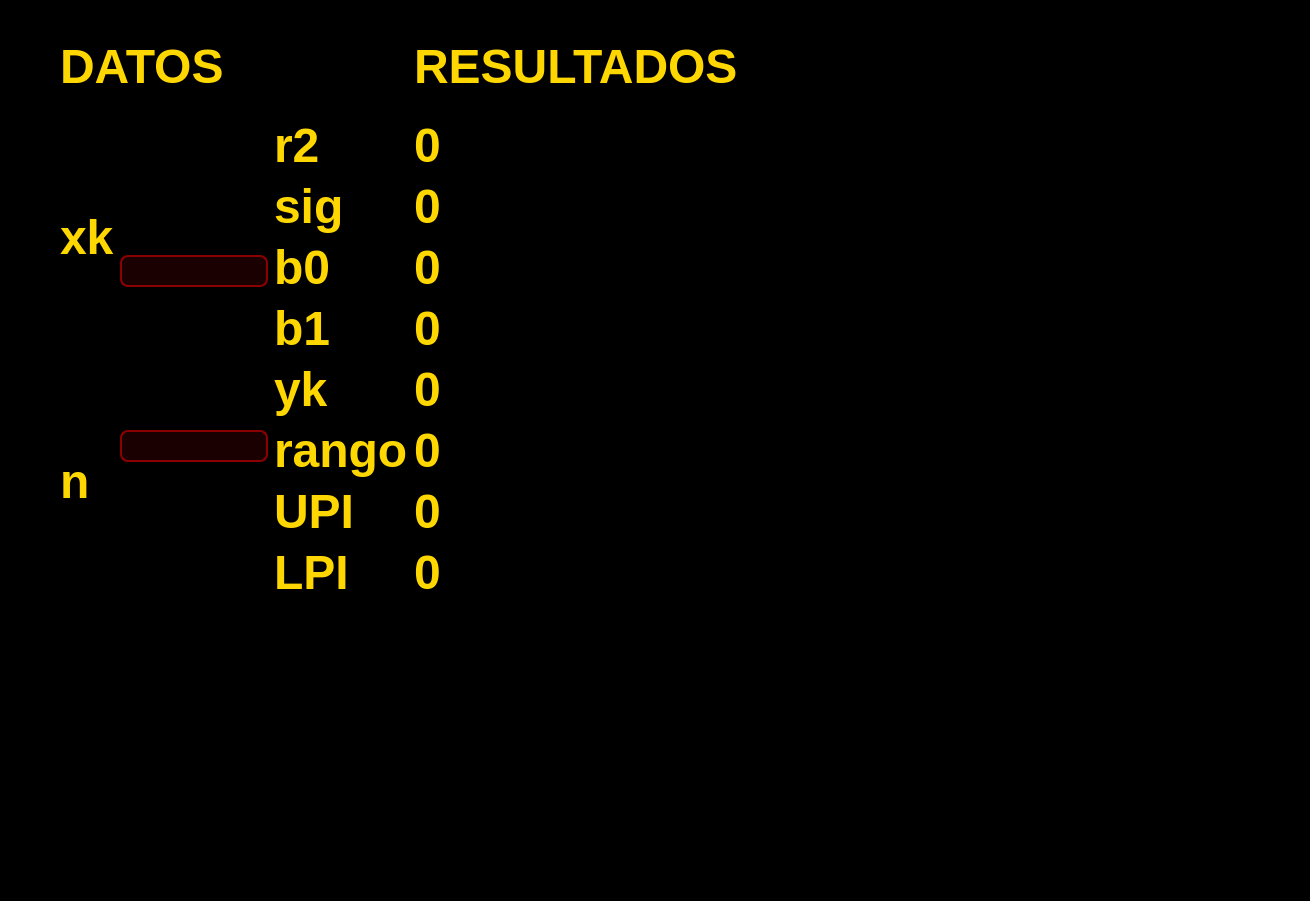
<?xml version="1.0" encoding="UTF-8"?>
<ui version="4.0">
 <class>MainWindow</class>
 <widget class="QMainWindow" name="MainWindow">
  <property name="geometry">
   <rect>
    <x>0</x>
    <y>0</y>
    <width>1310</width>
    <height>901</height>
   </rect>
  </property>
  <property name="windowTitle">
   <string>MainWindow</string>
  </property>
  <property name="styleSheet">
   <string notr="true">QDialog, QWidget {
    background-color: #000000; /* negro */
}


/* QLabel */
QLabel {
    color: #FFD700;
    font-weight: bold;
    font-size: 36pt;
}


/* Botones gaming */
QPushButton {
    background-color: #8B0000;
    color: #FFD700;
    border: 2px solid #FFD700;
    border-radius: 10px;
    padding: 8px 16px;
    font-weight: bold;
}
/* QLineEdit estilo gaming */
QLineEdit {
    background-color: #1a0000; /* negro con tono rojizo */
    color: #FFD700; /* texto dorado */
    border: 2px solid #8B0000; /* rojo oscuro */
    border-radius: 8px;
    padding: 6px;
    selection-background-color: #8B0000; /* cuando seleccionas texto */
    selection-color: #FFD700;
}


/* Cuando el usuario hace clic */
QLineEdit:focus {
    border: 2px solid #FFD700; /* borde dorado brillante */
    background-color: #260000;
}


/* Hover */
QLineEdit:hover {
    border: 2px solid #B22222;
}


/* Placeholder (texto guía) */
QLineEdit::placeholder {
    color: #aa6666; /* rojizo tenue */
}
QPushButton:hover {
    background-color: #B22222;
}


QPushButton:pressed {
    background-color: #550000;
}</string>
  </property>
  <widget class="QWidget" name="centralwidget">
   <widget class="QWidget" name="">
    <property name="geometry">
     <rect>
      <x>60</x>
      <y>20</y>
      <width>678</width>
      <height>580</height>
     </rect>
    </property>
    <layout class="QHBoxLayout" name="horizontalLayout_3">
     <item>
      <layout class="QVBoxLayout" name="verticalLayout_7">
       <item>
        <widget class="QLabel" name="label_20">
         <property name="text">
          <string>DATOS</string>
         </property>
        </widget>
       </item>
       <item>
        <layout class="QHBoxLayout" name="horizontalLayout_2">
         <item>
          <layout class="QHBoxLayout" name="horizontalLayout">
           <item>
            <layout class="QVBoxLayout" name="verticalLayout">
             <item>
              <widget class="QLabel" name="label_2">
               <property name="text">
                <string>xk</string>
               </property>
              </widget>
             </item>
             <item>
              <widget class="QLabel" name="label">
               <property name="text">
                <string>n</string>
               </property>
              </widget>
             </item>
            </layout>
           </item>
           <item>
            <layout class="QVBoxLayout" name="verticalLayout_2">
             <item>
              <widget class="QLineEdit" name="lineEdit"/>
             </item>
             <item>
              <widget class="QLineEdit" name="lineEdit_2"/>
             </item>
            </layout>
           </item>
          </layout>
         </item>
         <item>
          <layout class="QVBoxLayout" name="verticalLayout_4">
           <item>
            <layout class="QVBoxLayout" name="verticalLayout_3">
             <item>
              <widget class="QLabel" name="label_3">
               <property name="text">
                <string>r2</string>
               </property>
              </widget>
             </item>
             <item>
              <widget class="QLabel" name="label_4">
               <property name="text">
                <string>sig</string>
               </property>
              </widget>
             </item>
             <item>
              <widget class="QLabel" name="label_5">
               <property name="text">
                <string>b0</string>
               </property>
              </widget>
             </item>
             <item>
              <widget class="QLabel" name="label_6">
               <property name="text">
                <string>b1</string>
               </property>
              </widget>
             </item>
             <item>
              <widget class="QLabel" name="label_7">
               <property name="text">
                <string>yk</string>
               </property>
              </widget>
             </item>
            </layout>
           </item>
           <item>
            <widget class="QLabel" name="label_8">
             <property name="text">
              <string>rango</string>
             </property>
            </widget>
           </item>
           <item>
            <widget class="QLabel" name="label_9">
             <property name="text">
              <string>UPI</string>
             </property>
            </widget>
           </item>
           <item>
            <widget class="QLabel" name="label_10">
             <property name="text">
              <string>LPI</string>
             </property>
            </widget>
           </item>
          </layout>
         </item>
        </layout>
       </item>
      </layout>
     </item>
     <item>
      <layout class="QVBoxLayout" name="verticalLayout_6">
       <item>
        <widget class="QLabel" name="label_19">
         <property name="text">
          <string>RESULTADOS</string>
         </property>
        </widget>
       </item>
       <item>
        <layout class="QVBoxLayout" name="verticalLayout_5">
         <item>
          <widget class="QLabel" name="label_11">
           <property name="text">
            <string>0</string>
           </property>
          </widget>
         </item>
         <item>
          <widget class="QLabel" name="label_12">
           <property name="text">
            <string>0</string>
           </property>
          </widget>
         </item>
         <item>
          <widget class="QLabel" name="label_13">
           <property name="text">
            <string>0</string>
           </property>
          </widget>
         </item>
         <item>
          <widget class="QLabel" name="label_14">
           <property name="text">
            <string>0</string>
           </property>
          </widget>
         </item>
         <item>
          <widget class="QLabel" name="label_15">
           <property name="text">
            <string>0</string>
           </property>
          </widget>
         </item>
         <item>
          <widget class="QLabel" name="label_16">
           <property name="text">
            <string>0</string>
           </property>
          </widget>
         </item>
         <item>
          <widget class="QLabel" name="label_17">
           <property name="text">
            <string>0</string>
           </property>
          </widget>
         </item>
         <item>
          <widget class="QLabel" name="label_18">
           <property name="text">
            <string>0</string>
           </property>
          </widget>
         </item>
        </layout>
       </item>
      </layout>
     </item>
    </layout>
   </widget>
  </widget>
  <widget class="QMenuBar" name="menubar">
   <property name="geometry">
    <rect>
     <x>0</x>
     <y>0</y>
     <width>1310</width>
     <height>21</height>
    </rect>
   </property>
  </widget>
  <widget class="QStatusBar" name="statusbar"/>
 </widget>
 <resources/>
 <connections/>
</ui>
